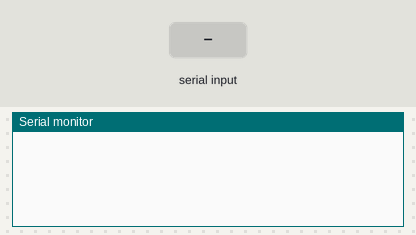
Recording of a sketch running on a simulated STM32 Blue Pill. Parts: the last lines printed to the serial monitor. The inputs (shaded band) are chosen by the test bench.

Above: at 1.8 s.
1.9 s: "90,45\n" received over Serial
At 3.3 s:
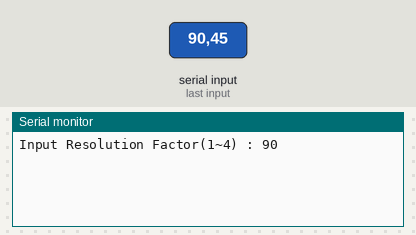
4.9 s: "30,150\n" received over Serial
At 8.3 s:
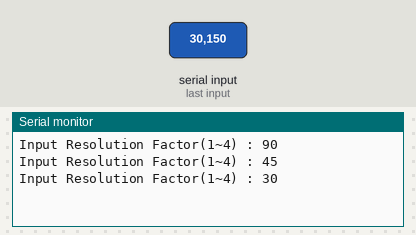
Timing chart, 0 to 9.8 s (numbered marks = the images above; inputs shaded):
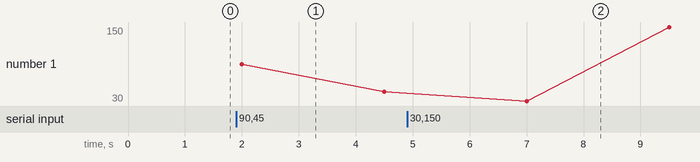

The sketch:

PA12_ResolutionFactor.ino
```cpp
#include <PA12.h>
#define ID_NUM 0

PA12 myServo(&Serial1,         2,  1);
//        (&Serial ,enable_pin,  Tx Level)

int Resolution;
int Display=1;

void setup() {
  Serial.begin(9600);
  myServo.begin(32);
  while (! Serial);
}

void loop() {
  if(Display==1){
    myServo.goalPosition(ID_NUM,512);
    delay(1000);
    myServo.goalPosition(ID_NUM,0);
    delay(1000);
    //  Factor 1: Resolution 4096
    //  Factor 2: Resolution 2048
    //  Factor 3: Resolution 1024
    //  Factor 4: Resolution 512
    Serial.print("Input Resolution Factor(1~4) : ");
    Display=0;
  }
  if(Serial.available()) {
    Resolution = Serial.parseInt();
    myServo.resolutionFactor(ID_NUM,Resolution);
    Serial.println(Resolution);
    delay(500);
    Display=1;
  }
}
```

Measured:
- after the input at 1.9 s, the serial monitor: prints a new line after 0.10 s (image 1)
- after the input at 4.9 s, the serial monitor: prints a new line after 2.1 s (image 2)
- plotted number 1: 45 → 150 after the input at 4.9 s
